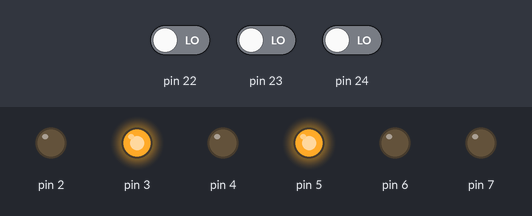
Bench run of a sketch on a simulated Arduino Mega 2560, built with avr-gcc and run on an emulated ATmega2560. Shown: output pins drawn as LEDs (lit = HIGH). The inputs (shaded band) are chosen by the test bench; at power-on: pin 22 LOW, pin 23 LOW, pin 24 LOW.

Above: at 1.2 s.
1.3 s: pin 22 driven HIGH
At 2.5 s:
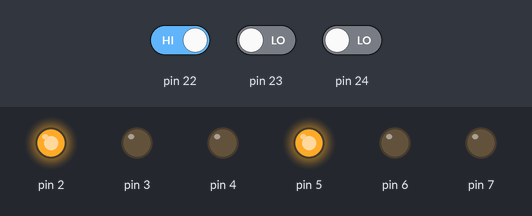
2.8 s: pin 23 driven HIGH
At 3.6 s:
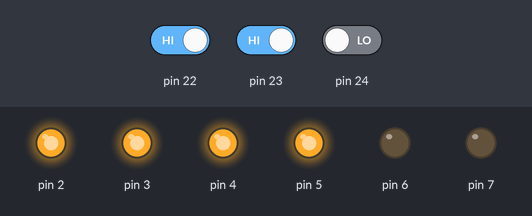
4.3 s: pin 24 driven HIGH
At 4.8 s:
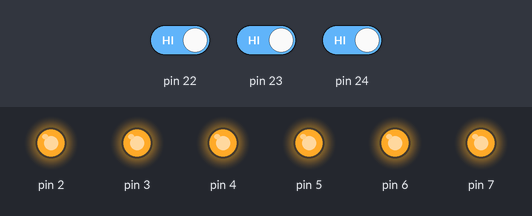
5.8 s: pin 22 driven LOW
At 7.0 s:
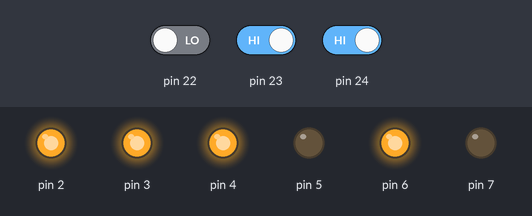
7.3 s: pin 23 driven LOW
At 8.3 s:
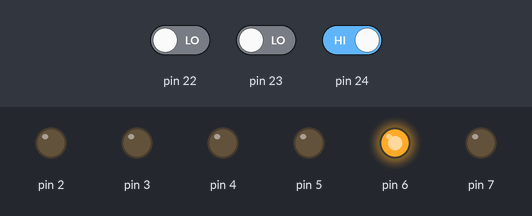
8.8 s: pin 22 driven HIGH
At 9.4 s:
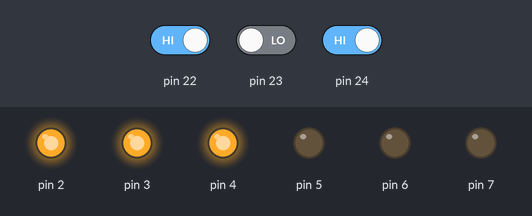
Timing chart, 0 to 11.3 s (numbered marks = the images above; inputs shaded):
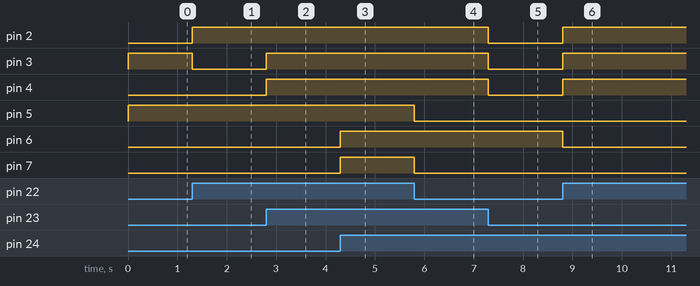

The sketch:

Indexado_01.ino
```cpp
int pin;

void setup() {
  for (pin = 2;pin < 8;pin++) {
    pinMode(pin, OUTPUT);
    if (pin < 5)
      pinMode(pin + 20, INPUT);
  }
}

void loop() {
  int numero = 0, x, p;
  int cero[] = {0, 0, 1, 0, 1, 0},
  uno[] = {0, 0, 1, 0, 0, 1},
  dos[] = {1, 0, 0, 0, 1, 1},
  tres[] = {0, 0, 1, 1, 1, 1},
  cuatro[] = {0, 1, 0, 0, 0, 0},
  cinco[] = {0, 0, 0, 1, 1, 1},
  seis[] = {0, 1, 0, 1, 1, 1},
  siete[] = {1, 1, 1, 1, 1, 1};

  for(x = 0;x < 3;x++) {
    if (x == 0)
      p = 1;
    else
      p *= 2;
    if (digitalRead(22 + x) == 1) {
      numero += p;
    }
  }
  switch (numero) {
    case 0: imprimir(cero);
      break;
    case 1: imprimir(uno);
      break;
    case 2: imprimir(dos);
      break;
    case 3: imprimir(tres);
      break;
    case 4: imprimir(cuatro);
      break;
    case 5: imprimir(cinco);
      break;
    case 6: imprimir(seis);
      break;
    case 7: imprimir(siete);
      break;
  }
}

void imprimir(int i[]) {
  int in = 5;
  for (pin = 2; pin < 8;pin++, in--)
    digitalWrite(pin, i[in]);
}
```

Measured:
- after the input at 1.3 s, pin 2: LOW → HIGH at once; pin 3: HIGH → LOW at once
- after the input at 2.8 s, pin 3, pin 4: LOW → HIGH at once
- after the input at 4.3 s, pin 6, pin 7: LOW → HIGH at once
- after the input at 5.8 s, pin 5, pin 7: HIGH → LOW at once
- after the input at 7.3 s, pin 2–4: HIGH → LOW at once
- after the input at 8.8 s, pin 2–4: LOW → HIGH at once; pin 6: HIGH → LOW at once
